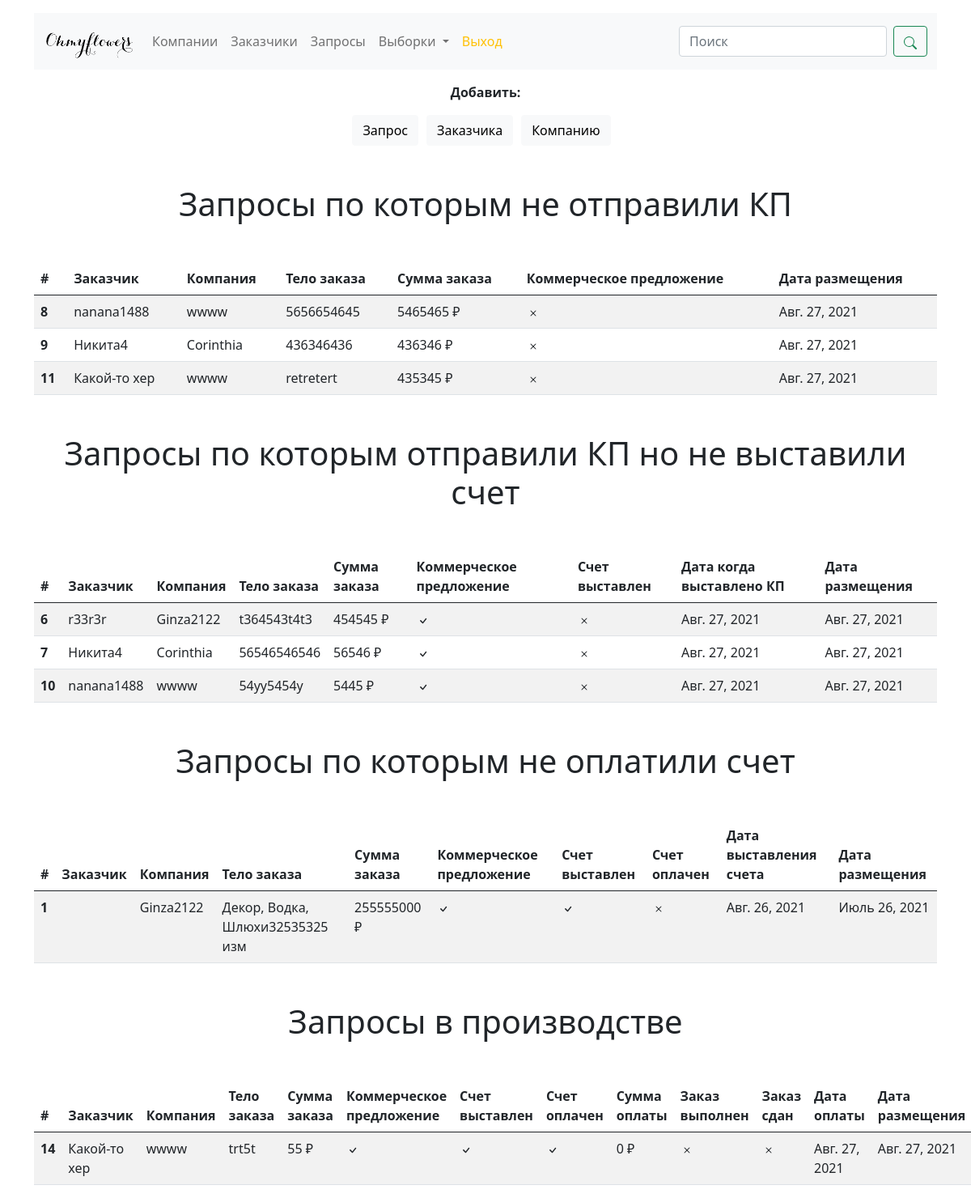
The app's page / (signed in) with its own data.
### orderscrm/models.py (models this page shows, shortened)
class Order(models.Model):
    customer = models.ForeignKey(Customer, on_delete=models.CASCADE, related_name='orders', verbose_name='Заказчик', null=True)
    company = models.ForeignKey(Company, on_delete=models.CASCADE, related_name='orders', verbose_name='Компания')
    order_list = models.TextField(max_length=2048, verbose_name='Тело заказа')
    order_sum = models.IntegerField(verbose_name='Сумма заказа', default=0)
    offer = models.BooleanField(verbose_name='КП', default=False)
    offer_date = models.DateField(verbose_name='КП выставлен', blank=True, null=True, auto_now=False, auto_now_add=False)
    payment = models.BooleanField(verbose_name='Счет выставлен', default=False)
    payment_date = models.DateField(verbose_name='Дата счета', blank=True, null=True)
    payment_done = models.BooleanField(verbose_name='Счет оплачен', default=False)
    payment_done_date = models.DateField(verbose_name='Дата оплаты', blank=True, null=True)
    payment_sum = models.IntegerField(verbose_name='Сумма оплаты', default=0)
    order_completed = models.BooleanField(verbose_name='Заказ выполнен', default=False)
    order_completed_date = models.DateField(verbose_name='Дата выполнения', blank=True, null=True)
    order_done = models.BooleanField(verbose_name='Заказ сдан', default=False)
    order_done_date = models.DateField(verbose_name='Дата сдачи', blank=True, null=True)
    posted_at = models.DateField(auto_now_add=True, verbose_name='Дата размещения')
    canceled = models.BooleanField(verbose_name='Заказ отменен', default=False)
    owner = models.ForeignKey(User, on_delete=models.CASCADE, null=True, related_name='order_created',
                                 verbose_name='Создатель запроса')
    def __init__(self, *args, **kwargs):
        super(Order, self).__init__(*args, **kwargs)
        self._offer = self.offer
        self._payment = self.payment
        self._payment_done = self.payment_done
        self._order_completed = self.order_completed
        self._order_done = self.order_done
    class Meta:
        verbose_name = 'Запрос'
        verbose_name_plural = 'Запросы'

class Customer(models.Model):
    name = models.CharField(max_length=64, verbose_name='ФИО')
    phone = models.CharField(max_length=20, unique=True, verbose_name='Телефон')
    position = models.CharField(max_length=30, verbose_name='Должность')
    company = models.ManyToManyField('Company', related_name='companies', verbose_name='Компания')
    class Meta:
        verbose_name = 'Заказчик'
        verbose_name_plural = 'Заказчики'

class Company(models.Model):
    company_title = models.CharField(max_length=64, verbose_name='Название компании')
    place_title = models.CharField(max_length=64, verbose_name='Название заведения')
    address = models.CharField(max_length=256, verbose_name='Фактический адрес')
    payment_details = models.CharField(max_length=512, verbose_name='ИНН')
    class Meta:
        verbose_name = 'Компания'
        verbose_name_plural = 'Компании'

### orderscrm/views.py (the view)
# urls.py: path('', MainView.as_view(), name='main'),
class MainView(LoginRequiredMixin, View):
    login_url = settings.LOGIN_URL
    def get(self, request):
        orders_non_offer = Order.objects.filter(
            Q(offer=False) & Q(canceled=False) & Q(payment=False) & Q(payment_done=False) & Q(order_completed=False) & Q(order_done=False)
        )
        orders_non_payment = Order.objects.filter(
            Q(canceled=False) & Q(offer=True) & Q(payment=False)
        )
        orders_non_paid = Order.objects.filter(
            Q(offer=True) & Q(payment=True) & Q(payment_done=False) & Q(canceled=False)
        )
        orders_in_production = Order.objects.filter(
            Q(offer=True) & Q(payment=True) & Q(payment_done=True) & Q(order_completed=False) & Q(order_done=False)
            & Q(canceled=False)
        )
        return render(request, 'index.html', context={
            'orders_non_offer': orders_non_offer,
            'orders_non_payment': orders_non_payment,
            'orders_non_paid': orders_non_paid,
            'orders_in_production': orders_in_production,
        })

### orderscrm/templates/index.html (shortened to what this page needs)
{% extends './base.html' %}
{% block content %}
{% include 'tables/orders_index.html' %}
{% endblock %}

### orderscrm/templates/tables/orders_index.html (shortened to what this page needs)
<h3 class="display-6 text-center mt-5 mb-5">Запросы по которым не отправили КП</h3>
<table class="table table-striped table-hover">
    <thead>
    <tr>
        <th scope="col">#</th>
        <th scope="col">Заказчик</th>
        <th scope="col">Компания</th>
        <th scope="col">Тело заказа</th>
        <th scope="col">Сумма заказа</th>
        <th scope="col">Коммерческое предложение</th>
        <th scope="col">Дата размещения</th>
    </tr>
    </thead>
    <tbody>
    {% if orders_non_offer %}
    {% for order in orders_non_offer %}
    <tr onclick="window.location.href='/orders/{{ order.id }}'; return false" style="cursor: pointer">
        <th scope="row">{{ order.id }}</th>
        <td>{{ order.customer.name }}</td>
        <td>{{ order.company.company_title }}</td>
        <td>{{ order.order_list }}</td>
        <td>{{ order.order_sum }} &#8381;</td>
        <td>
        </td>
        <td>{{ order.posted_at }}</td>
    </tr>
    {% endfor %}
    {% else %}
    <tr>
        <td colspan="7" class="text-center">Нет запросов</td>
    </tr>
    {% endif %}
    </tbody>
</table>
<h3 class="display-6 text-center mt-5 mb-5">Запросы по которым отправили КП но не выставили счет</h3>
<table class="table table-striped table-hover">
    <thead>
    <tr>
        <th scope="col">#</th>
        <th scope="col">Заказчик</th>
        <th scope="col">Компания</th>
        <th scope="col">Тело заказа</th>
        <th scope="col">Сумма заказа</th>
        <th scope="col">Коммерческое предложение</th>
        <th scope="col">Счет выставлен</th>
        <th scope="col">Дата когда выставлено КП</th>
        <th scope="col">Дата размещения</th>
    </tr>
    </thead>
    <tbody>
    {% if orders_non_payment %}
    {% for order in orders_non_payment %}
    <tr onclick="window.location.href='/orders/{{ order.id }}'; return false" style="cursor: pointer">
        <th scope="row">{{ order.id }}</th>
        <td>{{ order.customer.name }}</td>
        <td>{{ order.company.company_title }}</td>
        <td>{{ order.order_list }}</td>
        <td>{{ order.order_sum }} &#8381;</td>
        <td>{% if order.offer %}
            {% include '../svg/check.html' %}
            {% else %}
            {% include '../svg/x.html' %}
            {% endif %}
        </td>
        <td></td>
        <td>{{ order.offer_date }}</td>
        <td>{{ order.posted_at }}</td>
    </tr>
    {% endfor %}
    {% else %}
    <tr>
        <td colspan="9" class="text-center">Нет запросов</td>
    </tr>
    {% endif %}
    </tbody>
</table>
<h3 class="display-6 text-center mt-5 mb-5">Запросы по которым не оплатили счет</h3>
<table class="table table-striped table-hover">
    <thead>
    <tr>
        <th scope="col">#</th>
        <th scope="col">Заказчик</th>
        <th scope="col">Компания</th>
        <th scope="col">Тело заказа</th>
        <th scope="col">Сумма заказа</th>
        <th scope="col">Коммерческое предложение</th>
        <th scope="col">Счет выставлен</th>
        <th scope="col">Счет оплачен</th>
        <th scope="col">Дата выставления счета</th>
        <th scope="col">Дата размещения</th>
    </tr>
    </thead>
    <tbody>
    {% if orders_non_paid %}
    {% for order in orders_non_paid %}
    <tr onclick="window.location.href='/orders/{{ order.id }}'; return false" style="cursor: pointer">
        <th scope="row">{{ order.id }}</th>
        <td>{{ order.customer.name }}</td>
        <td>{{ order.company.company_title }}</td>
        <td>{{ order.order_list }}</td>
        <td>{{ order.order_sum }} &#8381;</td>
        <td>{% if order.offer %}
            {% include '../svg/check.html' %}
            {% else %}
            {% include '../svg/x.html' %}
            {% endif %}
        </td>
        <td>{% if order.payment %}
            {% include '../svg/check.html' %}
            {% else %}
            {% include '../svg/x.html' %}
            {% endif %}</td>
        <td></td>
        <td>{{ order.payment_date }}</td>
        <td>{{ order.posted_at }}</td>
    </tr>
    {% endfor %}
    {% else %}
    <tr>
        <td colspan="10" class="text-center">Нет запросов</td>
    </tr>
    {% endif %}
    </tbody>
</table>
<h3 class="display-6 text-center mt-5 mb-5">Запросы в производстве</h3>
<table class="table table-striped table-hover">
    <thead>
    <tr>
        <th scope="col">#</th>
        <th scope="col">Заказчик</th>
        <th scope="col">Компания</th>
        <th scope="col">Тело заказа</th>
        <th scope="col">Сумма заказа</th>
        <th scope="col">Коммерческое предложение</th>
        <th scope="col">Счет выставлен</th>
        <th scope="col">Счет оплачен</th>
        <th scope="col">Сумма оплаты</th>
        <th scope="col">Заказ выполнен</th>
        <th scope="col">Заказ сдан</th>
        <th scope="col">Дата оплаты</th>
        <th scope="col">Дата размещения</th>
    </tr>
    </thead>
    <tbody>
    {% if orders_in_production %}
    {% for order in orders_in_production %}
    <tr onclick="window.location.href='/orders/{{ order.id }}'; return false" style="cursor: pointer">
        <th scope="row">{{ order.id }}</th>
        <td>{{ order.customer.name }}</td>
        <td>{{ order.company.company_title }}</td>
        <td>{{ order.order_list }}</td>
        <td>{{ order.order_sum }} &#8381;</td>
        <td>{% if order.offer %}
            {% include '../svg/check.html' %}
            {% else %}
            {% include '../svg/x.html' %}
            {% endif %}
        </td>
        <td>{% if order.payment %}
            {% include '../svg/check.html' %}
            {% else %}
            {% include '../svg/x.html' %}
            {% endif %}</td>
        <td>{% if order.payment_done %}
            {% include '../svg/check.html' %}
            {% else %}
            {% include '../svg/x.html' %}
            {% endif %}</td>
        <td>{{ order.payment_sum }} &#8381;</td>
        <td></td>
        <td></td>
        <td>{{ order.payment_done_date }}</td>
        <td>{{ order.posted_at }}</td>
    </tr>
    {% endfor %}
    {% else %}
    <tr>
        <td colspan="13" class="text-center">Нет запросов</td>
    </tr>
    {% endif %}
    </tbody>
</table>

### orderscrm/templates/svg/check.html
<svg xmlns="http://www.w3.org/2000/svg" width="16" height="16" fill="currentColor" class="bi bi-check" viewBox="0 0 16 16">
  <path d="M10.97 4.97a.75.75 0 0 1 1.07 1.05l-3.99 4.99a.75.75 0 0 1-1.08.02L4.324 8.384a.75.75 0 1 1 1.06-1.06l2.094 2.093 3.473-4.425a.267.267 0 0 1 .02-.022z"/>
</svg>

### records on screen
Order: id "8", customer.name "nanana1488", company.company_title "wwww", order_list "5656654645", order_sum "5465465", offer False (drawn), posted_at "Авг. 27, 2021"
Order: id "9", customer.name "Никита4", company.company_title "Corinthia", order_list "436346436", order_sum "436346", offer False (drawn), posted_at "Авг. 27, 2021"
Order: id "11", customer.name "Какой-то хер", company.company_title "wwww", order_list "retretert", order_sum "435345", offer False (drawn), posted_at "Авг. 27, 2021"
Order: id "6", customer.name "r33r3r", company.company_title "Ginza2122", order_list "t364543t4t3", order_sum "454545", offer True (drawn), payment False (drawn), offer_date "Авг. 27, 2021", posted_at "Авг. 27, 2021"
Order: id "7", customer.name "Никита4", company.company_title "Corinthia", order_list "56546546546", order_sum "56546", offer True (drawn), payment False (drawn), offer_date "Авг. 27, 2021", posted_at "Авг. 27, 2021"
Order: id "10", customer.name "nanana1488", company.company_title "wwww", order_list "54yy5454y", order_sum "5445", offer True (drawn), payment False (drawn), offer_date "Авг. 27, 2021", posted_at "Авг. 27, 2021"
Order: id "1", company.company_title "Ginza2122", order_list "Декор, Водка, Шлюхи32535325 изм", order_sum "255555000", offer True (drawn), payment_done False (drawn), payment_date "Авг. 26, 2021", posted_at "Июль 26, 2021"
Order: id "14", customer.name "Какой-то хер", company.company_title "wwww", order_list "trt5t", order_sum "55", offer True (drawn), payment_sum "0", order_completed False (drawn), payment_done_date "Авг. 27, 2021", posted_at "Авг. 27, 2021"
